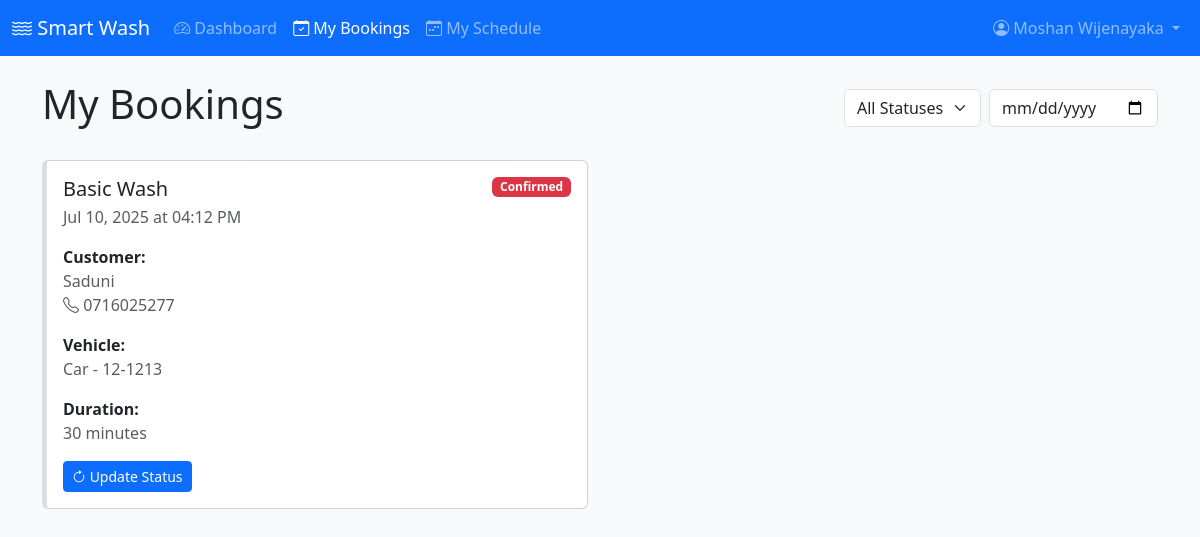
Page /Staff/my-bookings.php (signed in) on the committed database.
### tables this page shows
CREATE TABLE `bookings` (
  `id` int(11) NOT NULL,
  `customer_id` int(11) NOT NULL,
  `service_id` int(11) NOT NULL,
  `amount` decimal(10,2) NOT NULL,
  `staff_id` int(11) DEFAULT NULL,
  `booking_date` date NOT NULL,
  `booking_time` time NOT NULL,
  `vehicle_type` enum('car','suv','van','bike') NOT NULL,
  `vehicle_number` varchar(20) NOT NULL,
  `status` enum('pending','confirmed','in_progress','completed','cancelled') DEFAULT 'pending',
  `payment_status` enum('pending','paid','cancelled') DEFAULT 'pending',
  `payment_method` enum('cash','card','upi') DEFAULT 'cash',
  `amount_paid` decimal(10,2) DEFAULT NULL,
  `payment_date` timestamp NULL DEFAULT NULL,
  `notes` text DEFAULT NULL,
  `completed_at` timestamp NULL DEFAULT NULL,
  `created_at` timestamp NOT NULL DEFAULT current_timestamp(),
  `updated_at` timestamp NOT NULL DEFAULT current_timestamp() ON UPDATE current_timestamp()
);

CREATE TABLE `services` (
  `id` int(11) NOT NULL,
  `name` varchar(255) NOT NULL,
  `description` text DEFAULT NULL,
  `price` decimal(10,2) NOT NULL,
  `duration` int(11) NOT NULL COMMENT 'Duration in minutes',
  `vehicle_types` longtext DEFAULT NULL COMMENT 'Array of supported vehicle types' CHECK (json_valid(`vehicle_types`)),
  `status` enum('active','inactive') DEFAULT 'active',
  `image_url` varchar(255) DEFAULT NULL,
  `created_at` timestamp NOT NULL DEFAULT current_timestamp(),
  `updated_at` timestamp NOT NULL DEFAULT current_timestamp() ON UPDATE current_timestamp()
);

CREATE TABLE `customers` (
  `id` int(11) NOT NULL,
  `name` varchar(100) NOT NULL,
  `email` varchar(100) NOT NULL,
  `phone` varchar(15) NOT NULL,
  `password_hash` varchar(255) NOT NULL,
  `status` enum('active','inactive') DEFAULT 'active',
  `last_login` timestamp NULL DEFAULT NULL,
  `last_logout` timestamp NULL DEFAULT NULL,
  `created_at` timestamp NOT NULL DEFAULT current_timestamp(),
  `updated_at` timestamp NOT NULL DEFAULT current_timestamp() ON UPDATE current_timestamp()
);

### Staff/my-bookings.php (the view, shortened to what this page needs)
<?php
$db = new Database();
$conn = $db->getConnection();
$date_filter = isset($_GET['date']) ? $_GET['date'] : '';
$query = "SELECT b.*, c.name as customer_name, c.phone as customer_phone,
          s.name as service_name, s.duration as service_duration
          FROM bookings b
          JOIN customers c ON b.customer_id = c.id
          JOIN services s ON b.service_id = s.id
          WHERE b.staff_id = ?";
$params = [$_SESSION['staff_id']];
$types = "i";
$query .= " ORDER BY b.booking_date DESC, b.booking_time DESC";
$stmt = $conn->prepare($query);
$stmt->bind_param($types, ...$params);
$stmt->execute();
$result = $stmt->get_result();
$bookings = $result->fetch_all(MYSQLI_ASSOC);
?>
<!DOCTYPE html>
<html lang="en">
<head>
    <link href="https://cdn.jsdelivr.net/npm/bootstrap@5.3.0-alpha1/dist/css/bootstrap.min.css" rel="stylesheet">
    <link href="https://cdn.jsdelivr.net/npm/bootstrap-icons@1.10.3/font/bootstrap-icons.css" rel="stylesheet">
</head>
<body class="bg-light">
    <?php include('staff-navbar.php'); ?>
    <div class="container py-4">
        <div class="d-flex justify-content-between align-items-center mb-4">
            <h1>My Bookings</h1>
            <div class="d-flex gap-3">
                <form class="d-flex gap-2">
                    <select name="status" class="form-select" onchange="this.form.submit()">
                        <option value="">All Statuses</option>
                    </select>
                    <input type="date" name="date" class="form-control" value="<?php echo $date_filter; ?>" onchange="this.form.submit()">
                </form>
            </div>
        </div>
        <div class="row g-4">
            <?php if (empty($bookings)): ?>
                <div class="col-12">
                    <div class="alert alert-info">
                        No bookings found matching your criteria.
                    </div>
                </div>
            <?php else: ?>
                <?php foreach ($bookings as $booking): ?>
                    <div class="col-md-6">
                        <div class="card booking-card <?php echo $booking['status']; ?>">
                            <div class="card-body">
                                <div class="d-flex justify-content-between align-items-start mb-3">
                                    <div>
                                        <h5 class="card-title mb-1">
                                            <?php echo htmlspecialchars($booking['service_name']); ?>
                                        </h5>
                                        <p class="text-muted mb-0">
                                            <?php echo date('M d, Y', strtotime($booking['booking_date'])); ?> at
                                            <?php echo date('h:i A', strtotime($booking['booking_time'])); ?>
                                        </p>
                                    </div>
                                    <span class="badge bg-<?php
                                        echo $booking['status'] == 'pending' ? 'warning' :
                                            ($booking['status'] == 'in_progress' ? 'info' :
                                            ($booking['status'] == 'completed' ? 'success' : 'danger'));
                                    ?>">
                                        <?php echo ucfirst($booking['status']); ?>
                                    </span>
                                </div>
                                <div class="mb-3">
                                    <strong>Customer:</strong>
                                    <div class="text-muted">
                                        <?php echo htmlspecialchars($booking['customer_name']); ?><br>
                                        <i class="bi bi-telephone"></i> <?php echo htmlspecialchars($booking['customer_phone']); ?>
                                    </div>
                                </div>
                                <div class="mb-3">
                                    <strong>Vehicle:</strong>
                                    <div class="text-muted">
                                        <?php echo ucfirst($booking['vehicle_type']); ?> -
                                        <?php echo strtoupper($booking['vehicle_number']); ?>
                                    </div>
                                </div>
                                <div class="mb-3">
                                    <strong>Duration:</strong>
                                    <div class="text-muted">
                                        <?php echo $booking['service_duration']; ?> minutes
                                    </div>
                                </div>
                                <?php if ($booking['status'] != 'completed' && $booking['status'] != 'cancelled'): ?>
                                    <button class="btn btn-primary btn-sm"
                                            onclick="updateStatus(<?php echo htmlspecialchars(json_encode($booking)); ?>)">
                                        <i class="bi bi-arrow-clockwise"></i> Update Status
                                    </button>
                                <?php endif; ?>
                            </div>
                        </div>
                    </div>
                <?php endforeach; ?>
            <?php endif; ?>
        </div>
    </div>
</body>
</html>

### Staff/my-bookings.php (style rules this page uses)
.booking-card { transition: transform 0.3s; border-left: 5px solid #ddd; }

### rows in the picture
bookings: service.name "Basic Wash", booking_date "Jul 10, 2025", booking_time "04:12 PM", status "Confirmed", customer.name "Saduni", customer.phone "0716025277", vehicle_type "Car", vehicle_number "12-1213", service.duration "30"

### other values in the picture
$_SESSION['staff_name'] "Moshan Wijenayaka"
